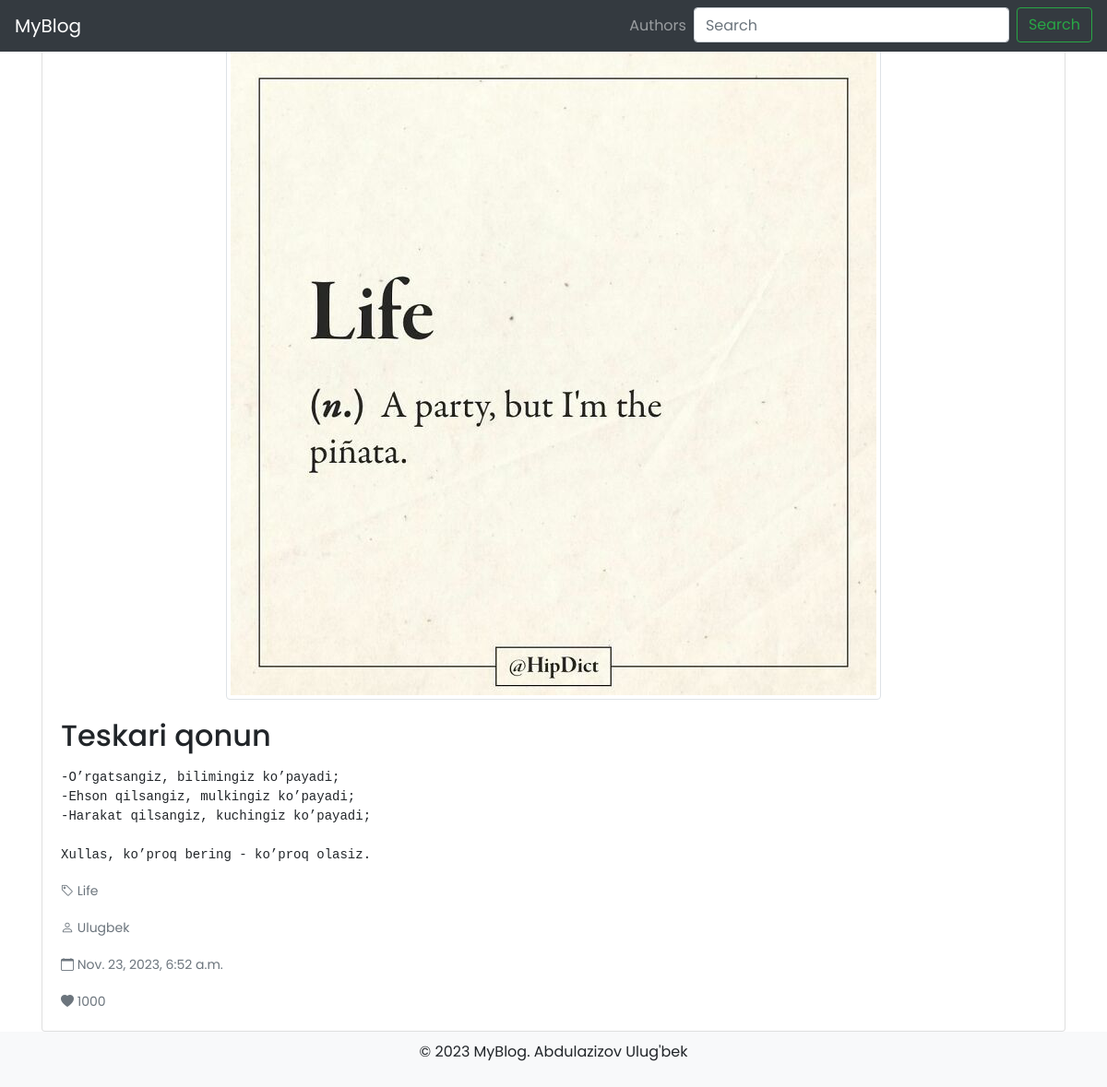
/post/1, run on the app's committed database.
### main/models.py (models this page shows, shortened)
class Post(models.Model):
    title = models.CharField(max_length=255)
    category = models.ForeignKey(Category, on_delete=models.PROTECT)
    text = models.TextField()
    reg_date = models.DateTimeField(auto_now_add=True)
    author = models.ForeignKey(Author, on_delete=models.SET_NULL, null=True)
    image = models.ImageField(upload_to='post_images/')
    like = models.PositiveBigIntegerField(default=0)
    class Meta:
        verbose_name_plural = 'Posts'

class Category(models.Model):
    name = models.CharField(max_length=255)
    reg_date = models.DateTimeField(auto_now_add=True)
    class Meta:
        verbose_name_plural = 'categories'

class Author(models.Model):
    name = models.CharField(max_length=35)
    last_name = models.CharField(max_length=50)
    image = models.ImageField(upload_to='author_images/')
    class Meta:
        verbose_name_plural = 'authors'

### main/views.py (the view)
# urls.py: path('post/<int:post_id>', detail_view, name='post_detail'),
def detail_view(request, post_id):
    try:
        post = Post.objects.get(id=post_id)
        return render(request, 'detail.html', {'post': post})
    except Post.DoesNotExist:
        return render(request, '404.html')

### templates/detail.html (shortened to what this page needs)
{% extends "base.html" %}
{% block content %}
<div class="container mt-5">
    <div class="card">
        <img src="{{ post.image.url }}" class="img-thumbnail mx-auto d-block" alt="{{ post.title }}" style="max-width: 100%;">
      <div class="card-body">
        <h2 class="card-title">{{ post.title }}</h2>
        <p class="card-text"><pre>{{ post.text }}</pre></p>
        <p class="card-text"><small class="text-muted"><i class="bi bi-tag"></i> {{ post.category.name }}</small></p>
        <p class="card-text"><small class="text-muted"><i class="bi bi-person"></i> {{ post.author.name }}</small></p>
        <p class="card-text"><small class="text-muted"><i class="bi bi-calendar"></i> {{ post.reg_date }}</small></p>
        <p class="card-text"><small class="text-muted"><i class="bi bi-heart-fill"></i> {{ post.like }}</small></p>
      </div>
    </div>
  </div>
{% endblock content %}

### templates/base.html (style rules this page uses)
body { padding-bottom: 60px; font-family: 'Poppins', sans-serif; }

### data on the page
Post: image (picture), title "Teskari qonun", text "-O’rgatsangiz, bilimingiz ko’payadi; -Ehson qilsangiz, mulkingiz ko’payadi; -Harakat qilsangiz, kuchingiz ko’payadi; Xullas, ko’proq bering - ko’proq olasiz.", category.name "Life", author.name "Ulugbek", reg_date "Nov. 23, 2023, 6:52 a.m.", like "1000"
